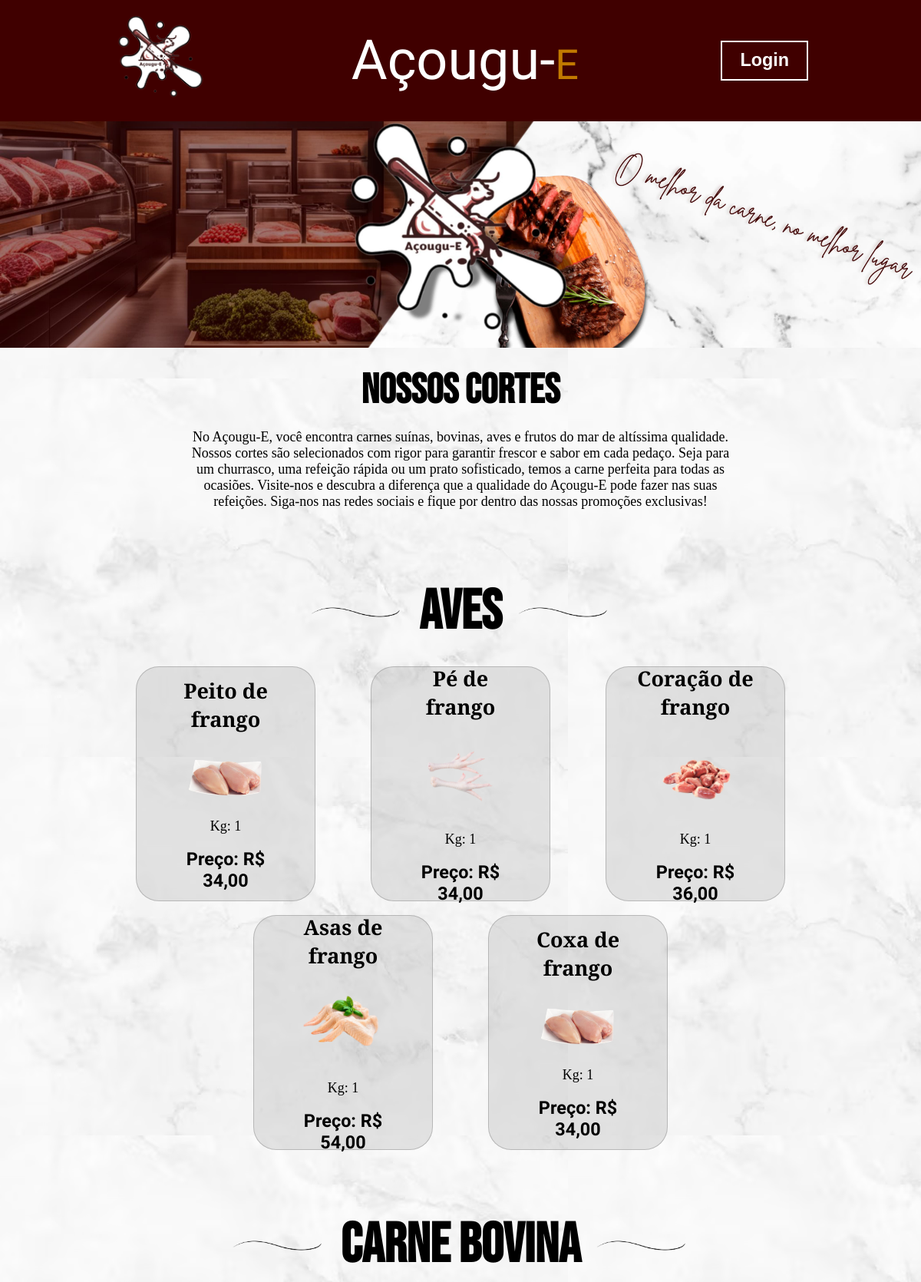
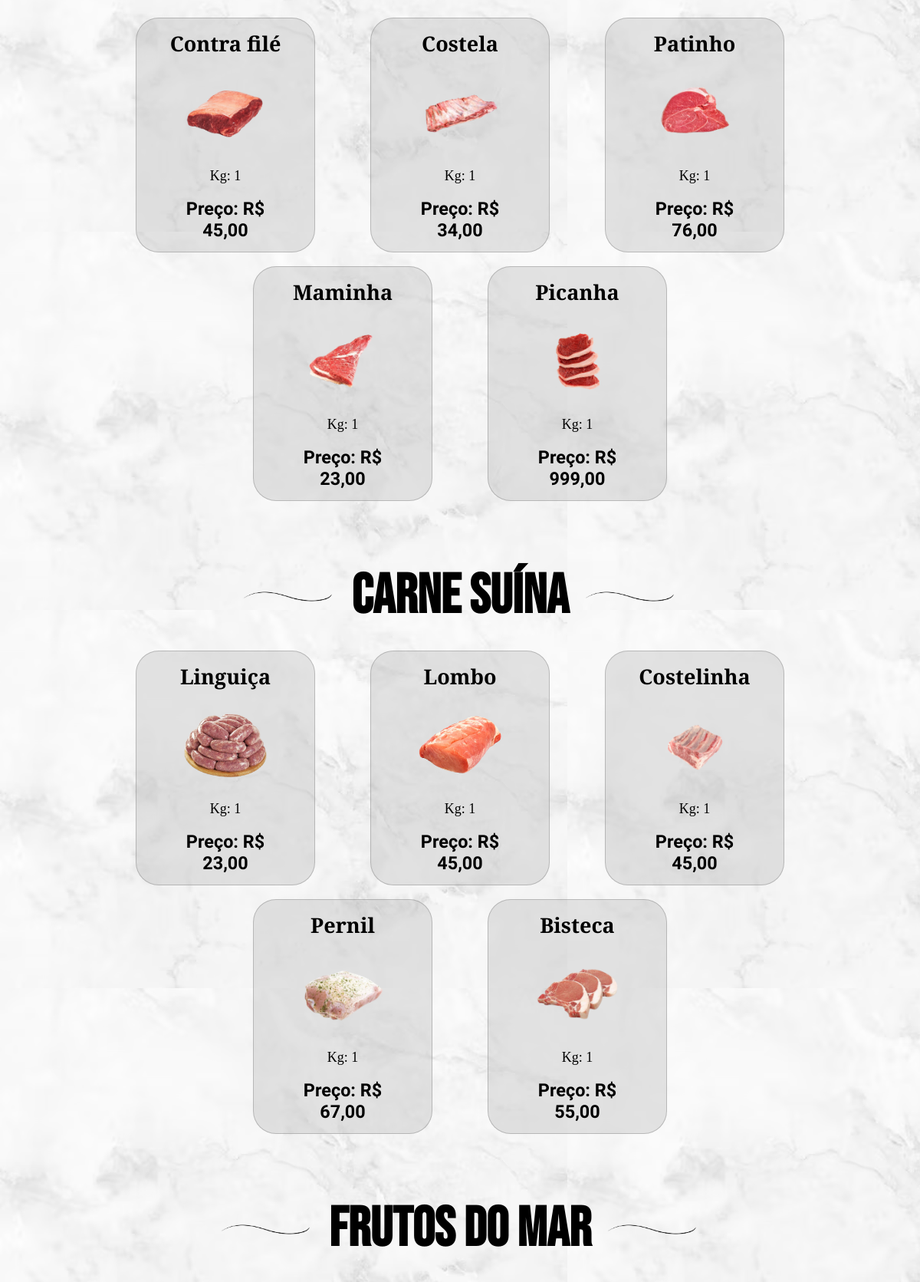
The app's page /view/vitrine.php (upper part) with its own data (2 pictures, top to bottom).
### tables this page shows
CREATE TABLE `estoque` (
  `ProdutoId` int(11) NOT NULL,
  `NomeProduto` varchar(120) NOT NULL,
  `PorcaoUnidadeKg` float NOT NULL,
  `PrecoUnitario` float NOT NULL,
  `CategoriaId` int(11) NOT NULL,
  `FornecedorId` int(11) NOT NULL,
  `fotoProduto` varchar(100) NOT NULL
);

### control/produtoControl.php (called while the page is built, shortened)
<?php
    include_once "../model/produtoModel.php";
    include_once "../factory/conexao.php";
    class Produto{
        private $produtoModel;
        public function __construct() {
            $conn = new ConexaoBanco();
            $this->produtoModel = new ProdutoModel($conn);
        }
        public function listarPorCategoria($categoria){
            return $this->produtoModel->listarPorCategoria($categoria);
        }
    }
?>

### factory/conexao.php (called while the page is built)
<?php
    class ConexaoBanco{
        public static $usuario = "root";
        public static $senha = "";
        public static $connect = null;
        private static function Conectar(){
            try {
                self::$connect = new PDO('mysql:
                host=localhost;
                dbname=dbprojeto;',
                self::$usuario,self::$senha);
            } catch (Exception $ex) {
                echo 'Mensagem: ' .$ex->getMessage();
                die;
            }
            return self::$connect;
        }
        public function getConn(){
            return self::Conectar();
        }
    }

### model/produtoModel.php (called while the page is built, shortened)
<?php
    include_once "../factory/conexao.php";
    class ProdutoModel{
        private $conn;
        public function __construct($conexao) {
            $this->conn = $conexao->getConn();
        }
       public function listarPorCategoria($categoria){
            $query = "SELECT * FROM estoque WHERE CategoriaId=:categoria";
            $selecaoPorCategoria = $this->conn->prepare($query);
            $selecaoPorCategoria->bindParam(':categoria',$categoria,PDO::PARAM_STR);
            $selecaoPorCategoria->execute();
            return $selecaoPorCategoria->fetchAll(PDO::FETCH_ASSOC);
        }
    }
?>

### view/vitrine.php (the view, shortened to what this page needs)
<?php
    include_once "../control/produtoControl.php";
    $dadosProdutos = new Produto;
?>
<!DOCTYPE html>
<html lang="pt-br">
<head>
    <link rel="stylesheet" href="../css/vitrine.css">
</head>
<body>
    <header class="cabecalho">
        <nav class="cabecalho__navegacao">
            <a href="vitrine.php"><img class="cabecalho__navegacao__logo" src="../img/logo.png" alt="Logo Açougu-E"></a>
            <span class="cabecalho__navegacao__Marca">Açougu-<span class="cabecalho__navegacao__Marca__Estilo">E</span></span>
            <a class="cabecalho__navegacao__login" href="login.php">Login</a>
        </nav>
    </header>
    <main class="container">
        <section class="container__conteudo">
            <div class="container__conteudo__promocional">
                <img class="container__conteudo__promocional__imagem" src="../img/promocional.jpg" alt="Imagem Promocional">
            </div>
            <h1 class="container__conteudo__titulo">Nossos Cortes</h1>
            <p class="container__conteudo__texto">No Açougu-E, você encontra carnes suínas, bovinas, aves e frutos do mar de altíssima qualidade. Nossos cortes são selecionados com rigor para garantir frescor e sabor em cada pedaço. Seja para um churrasco, uma refeição rápida ou um prato sofisticado, temos a carne perfeita para todas as ocasiões. Visite-nos e descubra a diferença que a qualidade do Açougu-E pode fazer nas suas refeições. Siga-nos nas redes sociais e fique por dentro das nossas promoções exclusivas!</p>
            <div class="container__conteudo__produtos__tema">
                <img class="container__conteudo__produtos__tema__traco" src="../img/traco.png" alt="Tracejado">
                <h2 class="container__conteudo__produtos__tema__titulo">Aves</h2>
                <img class="container__conteudo__produtos__tema__traco" src="../img/traco.png" alt="Tracejado">
            </div>
            <?php $produtos = $dadosProdutos->listarPorCategoria(1); ?>
            <div class="container__conteudo__produtos">
                <?php if (!empty($produtos)): ?>
                    <?php foreach($produtos as $produto): ?>
                        <div class="container__conteudo__produtos__cartoes">
                            <h3 class="container__conteudo__produtos__cartoes__titulo"><?php echo $produto['NomeProduto']; ?></h3>
                            <?php echo '<img src="../img/'.$produto['fotoProduto'].'" alt="Carne de ave" class="container__conteudo__produtos__cartoes__imagem">'; ?>
                            <span class="container__conteudo__produtos__cartoes__indicativo">Kg: <?php echo $produto['PorcaoUnidadeKg']; ?></span>
                            <span class="container__conteudo__produtos__cartoes__preco">Preço: R$ <?php echo $produto['PrecoUnitario']; ?>,00</span>
                        </div>
                    <?php endforeach; ?>
                <?php else: ?>
                    <span class="container__conteudo__produtos__semproduto"> Sem produtos nessa seção.</span>
                <?php endif; ?>
            </div>
            <div class="container__conteudo__produtos__tema">
                <img class="container__conteudo__produtos__tema__traco" src="../img/traco.png" alt="Tracejado">
                <h2 class="container__conteudo__produtos__tema__titulo">Carne Bovina</h2>
                <img class="container__conteudo__produtos__tema__traco" src="../img/traco.png" alt="Tracejado">
            </div>
            <?php $produtos = $dadosProdutos->listarPorCategoria(2); ?>
            <div class="container__conteudo__produtos">
                <?php if (!empty($produtos)): ?>
                    <?php foreach($produtos as $produto): ?>
                        <div class="container__conteudo__produtos__cartoes">
                            <h3 class="container__conteudo__produtos__cartoes__titulo"><?php echo $produto['NomeProduto']; ?></h3>
                            <?php echo '<img src="../img/'.$produto['fotoProduto'].'" alt="Carne bovina" class="container__conteudo__produtos__cartoes__imagem">'; ?>
                            <span class="container__conteudo__produtos__cartoes__indicativo">Kg: <?php echo $produto['PorcaoUnidadeKg']; ?></span>
                            <span class="container__conteudo__produtos__cartoes__preco">Preço: R$ <?php echo $produto['PrecoUnitario']; ?>,00</span>
                        </div>
                    <?php endforeach; ?>
                <?php else: ?>
                    <span class="container__conteudo__produtos__semproduto"> Sem produtos nessa seção.</span>
                <?php endif; ?>
            </div>
            <div class="container__conteudo__produtos__tema">
                <img class="container__conteudo__produtos__tema__traco" src="../img/traco.png" alt="Tracejado">
                <h2 class="container__conteudo__produtos__tema__titulo">Carne Suína</h2>
                <img class="container__conteudo__produtos__tema__traco" src="../img/traco.png" alt="Tracejado">
            </div>
            <?php $produtos = $dadosProdutos->listarPorCategoria(3); ?>
            <div class="container__conteudo__produtos">
                <?php if (!empty($produtos)): ?>
                    <?php foreach($produtos as $produto): ?>
                        <div class="container__conteudo__produtos__cartoes">
                            <h3 class="container__conteudo__produtos__cartoes__titulo"><?php echo $produto['NomeProduto']; ?></h3>
                            <?php echo '<img src="../img/'.$produto['fotoProduto'].'" alt="Carne suína" class="container__conteudo__produtos__cartoes__imagem">'; ?>
                            <span class="container__conteudo__produtos__cartoes__indicativo">Kg: <?php echo $produto['PorcaoUnidadeKg']; ?></span>
                            <span class="container__conteudo__produtos__cartoes__preco">Preço: R$ <?php echo $produto['PrecoUnitario']; ?>,00</span>
                        </div>
                    <?php endforeach; ?>
                <?php else: ?>
                    <span class="container__conteudo__produtos__semproduto"> Sem produtos nessa seção.</span>
                <?php endif; ?>
            </div>
            <div class="container__conteudo__produtos__tema">
                <img class="container__conteudo__produtos__tema__traco" src="../img/traco.png" alt="Tracejado">
                <h2 class="container__conteudo__produtos__tema__titulo">Frutos do Mar</h2>
                <img class="container__conteudo__produtos__tema__traco" src="../img/traco.png" alt="Tracejado">
            </div>
            <div class="container__conteudo__produtos">
            </div>
        </section>
    </main>
</body>
</html>

### css/vitrine.css (style rules this page uses)
:root { --cor-vinho: #400000; --cor-branca: #FFFFFF; --cor-laranja: #C27A00; --cor-preto: #000000; --cor-cartao: #BBBABA; }
* { margin: 0; padding: 0; box-sizing: border-box; font-size: 18px; color: var(--cor-branca); font-family: 'PT Sans', sans-serif; }
.cabecalho { background-color: var(--cor-vinho); position: fixed; width: 100%; z-index: 10; }
.cabecalho__navegacao { display: flex; align-items: center; justify-content: space-around; padding: 1rem 3rem; }
.cabecalho__navegacao__logo { width: 5rem; }
.cabecalho__navegacao__Marca { font-size: 4rem; font-family: 'Dancing Script', cursive; display: none; }
.cabecalho__navegacao__Marca__Estilo { font-size: 3rem; font-family: 'Dancing Script', cursive; color: var(--cor-laranja); }
.cabecalho__navegacao__login { font-size: 1.3rem; font-weight: 700; text-decoration: none; padding: 0.6rem 1.3rem; border: solid 2px var(--cor-branca); }
.container { padding-top: 6rem; background-image: url(../img/plano\ de\ fundo.avif); }
.container__conteudo { display: flex; flex-direction: column; align-items: center; justify-content: center; text-align: center; margin-bottom: 2rem; }
.container__conteudo__titulo { color: var(--cor-preto); font-family: "Bebas Neue", sans-serif; font-size: 3rem; padding: 1rem 0; }
.container__conteudo__texto { font-family: "Libre Baskerville", serif; color: var(--cor-preto); width: 60%; padding-bottom: 1rem; }
.container__conteudo__promocional__imagem { width: 100%; margin-top: 2.5rem; }
.container__conteudo__produtos { display: flex; justify-content: center; align-items: center; flex-wrap: wrap; }
.container__conteudo__produtos__tema { display: flex; justify-content: center; align-items: center; margin-top: 3rem; }
.container__conteudo__produtos__tema__titulo { font-family: "Bebas Neue", sans-serif; color: var(--cor-preto); font-size: 4rem; padding: 1rem; }
.container__conteudo__produtos__tema__traco { width: 7rem; height: 1rem; }
.container__conteudo__produtos__cartoes { display: flex; justify-content: center; align-items: center; flex-direction: column; background-color:rgba(190, 190, 190, 0.4); width: 13rem; height: 17rem; padding: 2rem; border-radius: 30px; margin: 0.5rem 2rem 0.5rem 2rem; border: solid 1px rgba(121, 121, 121, 0.4); }
.container__conteudo__produtos__cartoes__imagem { width: 5rem; padding: 1rem 0; }
.container__conteudo__produtos__cartoes__titulo { font-family: "Libre Baskerville", serif; color: var(--cor-preto); font-size: 1.5rem; text-align: center; }
.container__conteudo__produtos__cartoes__indicativo { font-family: "Libre Baskerville", serif; color: var(--cor-preto); padding: 0 0 1rem 0; }
.container__conteudo__produtos__cartoes__imagem { width: 6rem; }
.container__conteudo__produtos__cartoes__preco { font-family: "Chau Philomene One", sans-serif; color: var(--cor-preto); font-weight: 700; font-size: 1.3rem; }
@media screen and (min-width:800px) { .cabecalho__navegacao__logo { width: 7rem; } }
@media screen and (min-width:800px) { .cabecalho__navegacao__Marca { display: block; } }

### records on screen
estoque: NomeProduto "Peito de frango", fotoProduto (picture), PorcaoUnidadeKg "1", PrecoUnitario "34"
estoque: NomeProduto "Pé de frango", fotoProduto (picture), PorcaoUnidadeKg "1", PrecoUnitario "34"
estoque: NomeProduto "Coração de frango", fotoProduto (picture), PorcaoUnidadeKg "1", PrecoUnitario "36"
estoque: NomeProduto "Asas de frango", fotoProduto (picture), PorcaoUnidadeKg "1", PrecoUnitario "54"
estoque: NomeProduto "Coxa de frango", fotoProduto (picture), PorcaoUnidadeKg "1", PrecoUnitario "34"
estoque: NomeProduto "Contra filé", fotoProduto (picture), PorcaoUnidadeKg "1", PrecoUnitario "45"
estoque: NomeProduto "Costela", fotoProduto (picture), PorcaoUnidadeKg "1", PrecoUnitario "34"
estoque: NomeProduto "Patinho", fotoProduto (picture), PorcaoUnidadeKg "1", PrecoUnitario "76"
estoque: NomeProduto "Maminha", fotoProduto (picture), PorcaoUnidadeKg "1", PrecoUnitario "23"
estoque: NomeProduto "Picanha", fotoProduto (picture), PorcaoUnidadeKg "1", PrecoUnitario "999"
estoque: NomeProduto "Linguiça", fotoProduto (picture), PorcaoUnidadeKg "1", PrecoUnitario "23"
estoque: NomeProduto "Lombo", fotoProduto (picture), PorcaoUnidadeKg "1", PrecoUnitario "45"
estoque: NomeProduto "Costelinha", fotoProduto (picture), PorcaoUnidadeKg "1", PrecoUnitario "45"
estoque: NomeProduto "Pernil", fotoProduto (picture), PorcaoUnidadeKg "1", PrecoUnitario "67"
estoque: NomeProduto "Bisteca", fotoProduto (picture), PorcaoUnidadeKg "1", PrecoUnitario "55"
